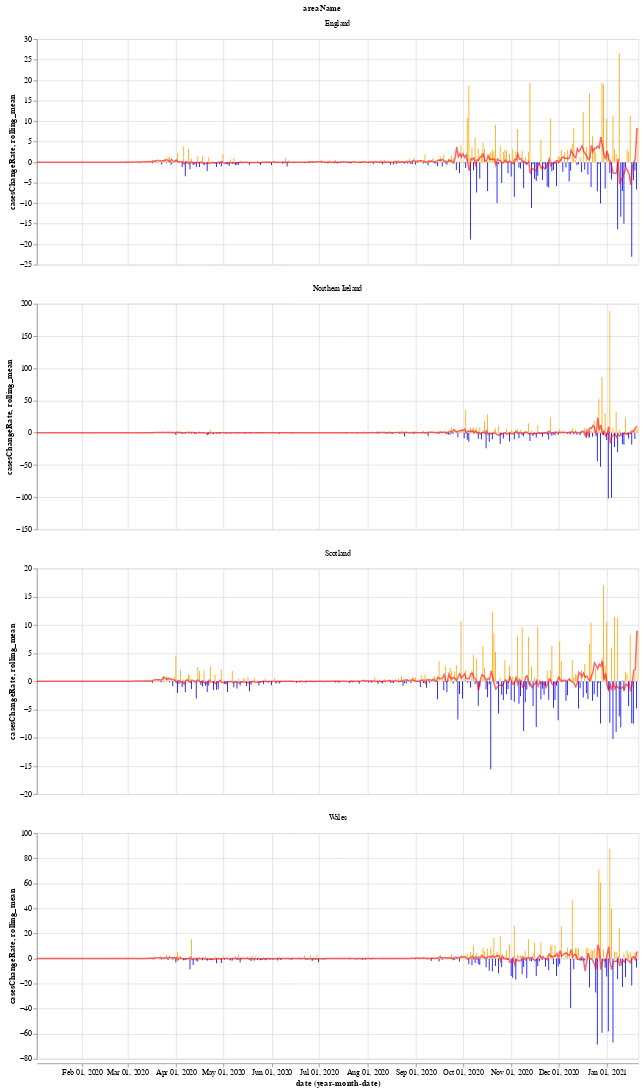

Notebook source saved alongside this figure:
### Markdown cell above
We will use the Python library `Altair` for visualising the data, see the [altair docs](https://altair-viz.github.io/) for more information.

First we have a graph which shows the daily change in the number of new cases for each country. This number jumps up and down all over the place, which is likely due to delay in reporting of new cases over the weekend. Another interesting thing is that it looks like the daily cases in Wales experienced a much shorter period of calm over the summer (calm in the sense of daily cases not jumping up and down).

The orange bars are days when the number of new cases (per 100k population) was more than the previous day, while the blue are days when the number of new cases dropped. The red line is the 7 day moving average. 

When the moving average line is below 0, it means that there is a consistent drop in new cases. We can see this clearly happening around the times that lockdowns were introduced (though, to varying degrees). I will update the graphs soon with a marker of when each lockdown started.

### Code cell
# collapse
import altair as alt

bars = alt.Chart(uk_cases).mark_bar().encode(
    x="yearmonthdate(date):T",
    y="casesChangeRate:Q",
    tooltip='casesChange',
    color=alt.condition(
        alt.datum.casesChangeRate > 0,
        alt.value("orange"),  # The positive color
        alt.value("blue")  # The negative color
    )
).properties(title='Daily change in number of new cases with 7 day rolling mean',width=800).interactive()

line = alt.Chart(uk_cases).mark_line(
    color='red',
    size=2,
    opacity=0.6
).transform_window(
    rolling_mean='mean(casesChangeRate)',
    frame=[0, 7],
    groupby=['areaName']
).encode(
    x='yearmonthdate(date):T',
    y='rolling_mean:Q'
)

alt.layer(bars, line, data=uk_cases).facet(alt.Column(
    'areaName'), columns=1).resolve_scale(y='independent')

### Figure 1 — Vega-Lite specification as saved in the notebook (floating-point values rounded to 4 significant figures; data arrays with more than 128 entries replaced by an {"elided": "..."} marker saying what was removed)
{"config": {"view": {"continuousWidth": 400, "continuousHeight": 300}}, "data": {"name": "data-c9260665ca206b31619d6c378dc3387c"}, "facet": {"type": "nominal", "field": "areaName"}, "spec": {"layer": [{"mark": "bar", "encoding": {"color": {"condition": {"value": "orange", "test": "(datum.casesChangeRate > 0)"}, "value": "blue"}, "tooltip": {"type": "quantitative", "field": "casesChange"}, "x": {"type": "temporal", "field": "date", "timeUnit": "yearmonthdate"}, "y": {"type": "quantitative", "field": "casesChangeRate"}}, "selection": {"selector001": {"type": "interval", "bind": "scales", "encodings": ["x", "y"]}}, "title": "Daily change in number of new cases with 7 day rolling mean", "width": 800}, {"mark": {"type": "line", "color": "red", "opacity": 0.6, "size": 2}, "encoding": {"x": {"type": "temporal", "field": "date", "timeUnit": "yearmonthdate"}, "y": {"type": "quantitative", "field": "rolling_mean"}}, "transform": [{"window": [{"op": "mean", "field": "casesChangeRate", "as": "rolling_mean"}], "frame": [0, 7], "groupby": ["areaName"]}]}]}, "columns": 1, "resolve": {"scale": {"y": "independent"}}, "$schema": "https://vega.github.io/schema/vega-lite/v4.8.1.json", "datasets": {"data-c9260665ca206b31619d6c378dc3387c": {"elided": "1536 records"}}}
